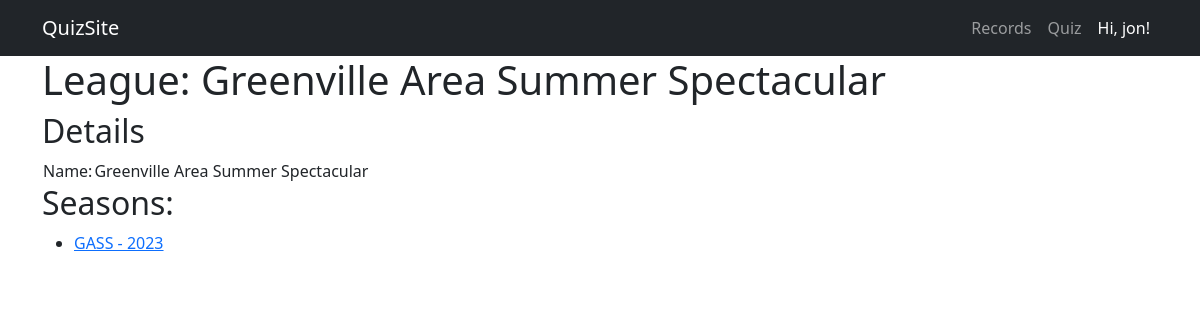
/records/3/ (signed in), run on the app's committed database.
### Records/models.py (models this page shows, shortened)
class League(models.Model):
    name = models.CharField(max_length=100)
    def __str__(self):
        return self.name

class Season(models.Model):
    name = models.CharField(max_length=100)
    year = models.DateField((""), auto_now=False, auto_now_add=False)
    material = models.CharField(max_length=100)
    league = models.ForeignKey(League, on_delete=models.CASCADE)
    def __str__(self):
        return f"{self.name} - {self.year.year}"

### Records/views.py (the view)
# urls.py: path('<int:league_id>/', views.league, name='league'),
@login_required
def league (request, league_id):
    return render(request, "Records/league.html", make_context(league_id))

### Records/templates/Records/league.html (shortened to what this page needs)
{% extends "base.html" %}
{% block content %}
    <h1>League: {{ league }}</h1>
    <h2>Details</h2>
    <table>
        <tr>
            <td>Name:</td>
            <td>{{ league.name }}</td>
        </tr>
    </table>
    <h2>Seasons:</h2>
    {% if list %}
        <ul>
            {% for l in list %}
                <li>
                    <a href=" {% url 'records:season' league.id l.id %} ">{{ l }}</a>
                </li>
            {% endfor %}
        </ul>
    {% else %}
        <p>No seasons are available.</p>
    {% endif %}
{% endblock content %}

### templates/base.html (shortened to what this page needs)
<!DOCTYPE html>
<html lang="en">
    <head>
        {% load static %}
        <link rel="stylesheet" href="{% static 'css/styles.css' %}"/>
        <link rel="stylesheet"
              href="https://cdn.jsdelivr.net/npm/bootstrap-icons@1.3.0/font/bootstrap-icons.css"/>
    </head>
    <body>
        <nav class="navbar navbar-expand-lg navbar-dark bg-dark">
            <div class="container">
                <a class="navbar-brand" href="{% url 'index' %}">QuizSite</a>
                <div class="collapse navbar-collapse" id="navbarSupportedContent">
                    <ul class="navbar-nav ms-auto mb-2 mb-lg-0">
                        <li class="nav-item">
                            <a class="nav-link" aria-current="page" href="{% url 'records:index' %}">Records</a>
                        </li>
                        <li class="nav-item">
                            <a class="nav-link" aria-current="page" href="{% url 'quiz:index' %}">Quiz</a>
                        </li>
                        <li class="nav-item">
                            {% if user.is_authenticated %}
                                <a class="nav-link"
                                   style="color: white"
                                   aria-current="page"
                                   href="{% url 'auth:profile' %}">Hi, {{ user.username }}!</a>
                            {% else %}
                                <a class="nav-link"
                                   style="color: white"
                                   aria-current="page"
                                   href="{% url 'login' %}">Login</a>
                            {% endif %}
                        </li>
                    </ul>
                </div>
            </div>
        </nav>
        <div class="container">
            {% block content %}
            {% endblock content %}
        </div>
    </body>
</html>

### data on the page
League: name "Greenville Area Summer Spectacular"
Season: name+year "GASS - 2023"

### other printed values
{{ user.username }} "jon"
